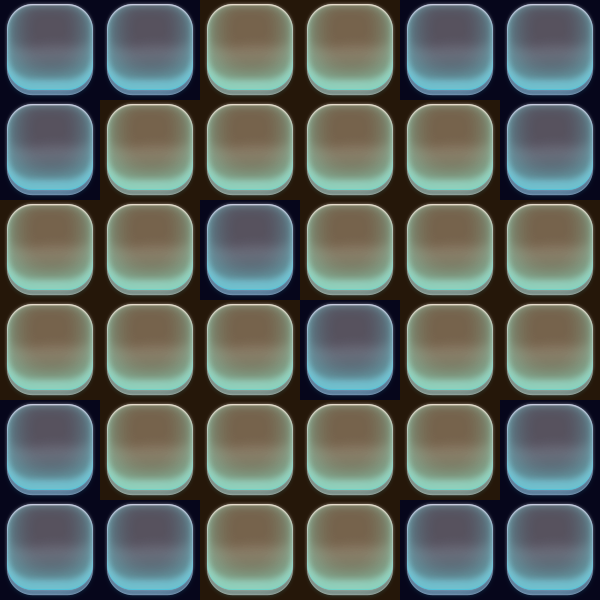

This is a level from a 2D game, rendered from its Tiled map with the project's own tilesets. A one-line summary and the map file follow, with tile-layer data summarised:
An orthogonal 6x6 tile map with 100x100 px tiles, 2 tile layers (map, type), 2 tilesets.

<map version="1.0" orientation="orthogonal" renderorder="right-down" width="6" height="6" tilewidth="100" tileheight="100" nextobjectid="1">
 <tileset firstgid="1" name="bg_kuang" tilewidth="100" tileheight="100" tilecount="1">
  <image source="bg_kuang.png" width="100" height="100" />
 </tileset>
 <tileset firstgid="2" name="type5" tilewidth="100" tileheight="100" tilecount="5">
  <image source="type5.png" width="500" height="100" />
  <tile id="0">
   <properties>
    <property name="type" value="1" />
   </properties>
  </tile>
  <tile id="1">
   <properties>
    <property name="type" value="5" />
   </properties>
  </tile>
  <tile id="2">
   <properties>
    <property name="type" value="6" />
   </properties>
  </tile>
 </tileset>
 <layer name="map" width="6" height="6">
  <data>[36 cells, 36 non-empty, 1 distinct tile ids]</data>
 </layer>
 <layer name="type" width="6" height="6">
  <data>[36 cells, 36 non-empty, 2 distinct tile ids]</data>
 </layer>
</map>
